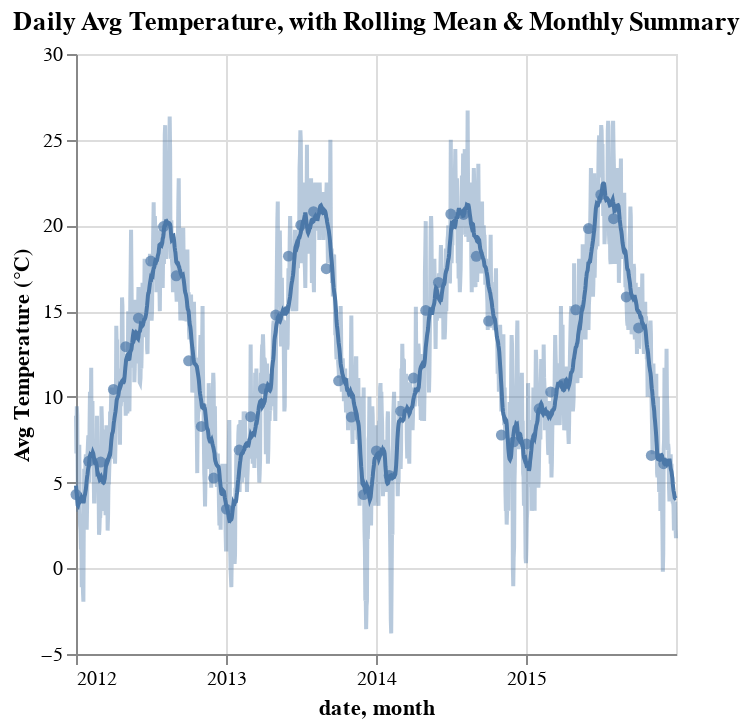

The notebook cell this image was saved under:
### Markdown cell above
##### Question 4 (10 points)

Create a compound figure with at least two types of marks. Show the trend of average temperature (the average of min and max temperature) in 4 years. Note, just use the `date` as X attribute, no need to aggragate for years and you will get a wide figure. Include necessary title and labels.

### Code cell
# display avg temp over time, mark types
# daily average temperature
weather_avg = weather.copy()
weather_avg["temp_avg"] = (weather_avg["temp_min"] + weather_avg["temp_max"]) / 2
base = alt.Chart(weather_avg).encode(
    x = 'date:T'
)

# daily line
daily = base.mark_line(opacity=0.4).encode(
    y = alt.Y('temp_avg:Q', title='Avg Temperature (°C)')
)

# mean line (rolling)
rolling = base.transform_window(
    rolling_avg = 'mean(temp_avg)',
    frame = [-14, 14]
).mark_line(size=2).encode(
    y = 'rolling_avg:Q'
)

# mo avg points
monthly = base.transform_timeunit(month='yearmonth(date)').transform_aggregate(
    mean_temp = 'mean(temp_avg)',
    groupby = ['month']
).mark_circle(opacity=0.7).encode(
    x = 'month:T',
    y = 'mean_temp:Q',
    tooltip = ['month:T', 'mean_temp:Q']
)

# merge layers
combined_chart = (daily + rolling + monthly).properties(
    title = 'Daily Avg Temperature, with Rolling Mean & Monthly Summary')
combined_chart

### Figure 1 — Vega-Lite specification as saved in the notebook (floating-point values rounded to 4 significant figures; data arrays with more than 128 entries replaced by an {"elided": "..."} marker saying what was removed)
{"config": {"view": {"continuousWidth": 300, "continuousHeight": 300}}, "layer": [{"mark": {"type": "line", "opacity": 0.4}, "encoding": {"x": {"field": "date", "type": "temporal"}, "y": {"field": "temp_avg", "title": "Avg Temperature (°C)", "type": "quantitative"}}}, {"mark": {"type": "line", "size": 2}, "encoding": {"x": {"field": "date", "type": "temporal"}, "y": {"field": "rolling_avg", "type": "quantitative"}}, "transform": [{"window": [{"op": "mean", "field": "temp_avg", "as": "rolling_avg"}], "frame": [-14, 14]}]}, {"mark": {"type": "circle", "opacity": 0.7}, "encoding": {"tooltip": [{"field": "month", "type": "temporal"}, {"field": "mean_temp", "type": "quantitative"}], "x": {"field": "month", "type": "temporal"}, "y": {"field": "mean_temp", "type": "quantitative"}}, "transform": [{"field": "date", "timeUnit": "yearmonth", "as": "month"}, {"aggregate": [{"op": "mean", "field": "temp_avg", "as": "mean_temp"}], "groupby": ["month"]}]}], "data": {"name": "data-b4ad40eed38036251b1d000cd72f30ab"}, "title": "Daily Avg Temperature, with Rolling Mean & Monthly Summary", "$schema": "https://vega.github.io/schema/vega-lite/v5.14.1.json", "datasets": {"data-b4ad40eed38036251b1d000cd72f30ab": {"elided": "1461 records"}}}
